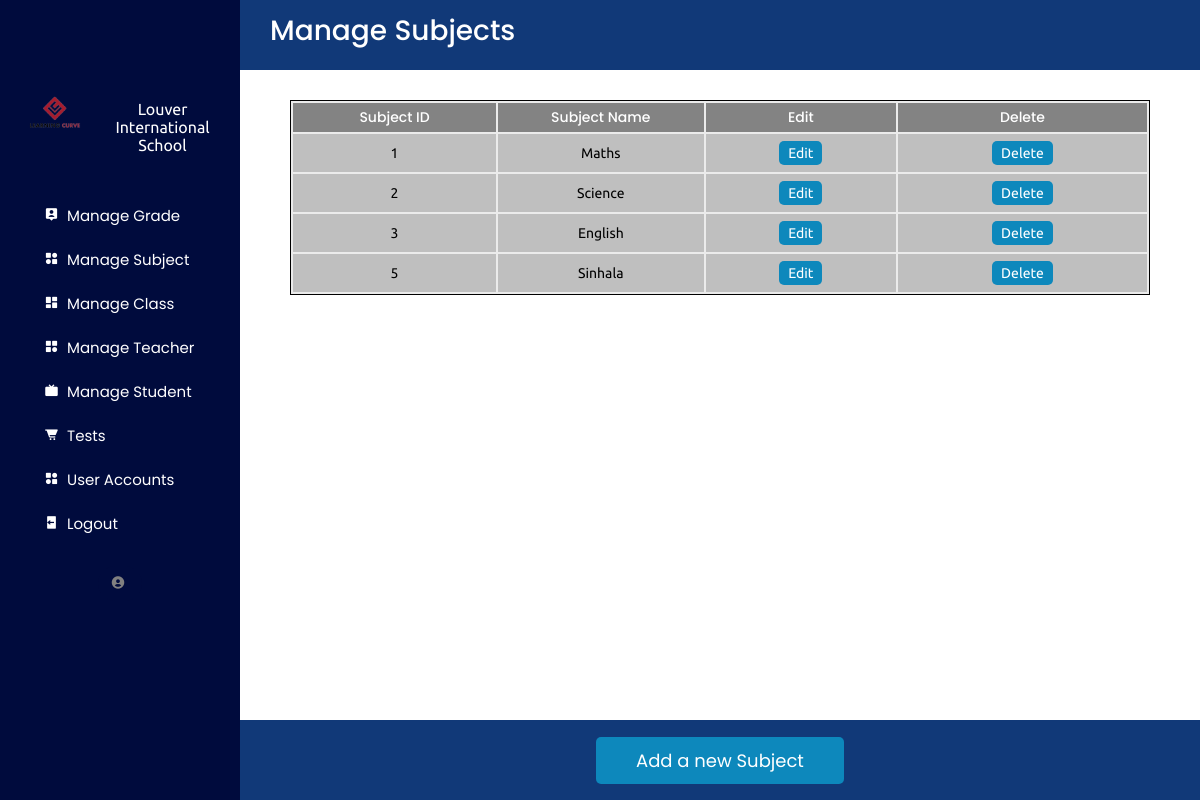
Screenshot of /Admin/manageSubject.php with the database file from the repository.
### tables this page shows
CREATE TABLE `subject` (
  `subjectID` int(11) NOT NULL,
  `subjectName` varchar(255) NOT NULL
);

### Admin/manageSubject.php (the view, shortened to what this page needs)
<?php
require_once("../db_conn.php");
include("sidemenu.php");
?>
<div class="dashboard-content">
    <div class="heading-box">
        <div class="box-1">
            <div class="title">
                <p>Manage Subjects</p>
            </div>
        </div>
    </div>
    <div class="table-section-item">
        <div class="table-container-item">
            <div class="table-box">
                <table id="rows-def">
                    <tr id="table-head">
                        <th>Subject ID</th>
                        <th>Subject Name</th>
                        <th>Edit</th>
                        <th>Delete</th>
                    </tr>
                    <?php
                    $query = "SELECT subjectID, subjectName FROM subject";
                    $result = $conn->query($query);
                    if ($result->num_rows > 0) {
                        while ($row = $result->fetch_assoc()) {
                            echo "<tr>
                                    <td>{$row['subjectID']}</td>
                                    <td>{$row['subjectName']}</td>
                                    <td>
                                        <form action='addSubject.php' method='post'>
                                            <input type='hidden' name='subjectID' value='{$row['subjectID']}'>
                                            <button id='update' type='submit' name='editSubjectButton'>Edit</button>
                                        </form>
                                    </td>
                                    <td>
                                        <form action='db_model_admin.php' method='post'>
                                            <input type='hidden' name='subjectID' value='{$row['subjectID']}'>
                                            <button id='update' type='submit' name='deleteSubjectButton'>Delete</button>
                                        </form>
                                    </td>
                                </tr>";
                        }
                    } else {
                        echo "<tr><td colspan='4'>No subjects found</td></tr>";
                    }
                    ?>
                </table>
            </div>
        </div>
    </div>
    <div class="bottom-box">
        <div class="button">
            <form action='addSubject.php' method='post'>
                <button name="addNewSubject" id="popupButtonItem" class="submit">
                    Add a new Subject
                </button>
            </form>
        </div>
    </div>
</div>
</body>
</html>

### Admin/stylead.css (style rules this page uses)
* { margin: 0; padding: 0; box-sizing: border-box; list-style: none; text-decoration: none; font-family: "Ubuntu", sans-serif; font-weight: 400; font-size: 15px; scroll-behavior: smooth; }
:root { --offwhite: #edebe6; --black: #000000; --white: #ffffff; --blue: #000b3d; --gray: rgb(115, 114, 114); --skyblue: #113978; --skyblue2: rgb(13, 136, 188); }
body { color: var(--white); }
.dashboard-content { overflow-y: auto; -ms-overflow-style: none; scrollbar-width: none; }
.dashboard-content { background-color: var(--white); width: 80%; color: #000000; display: flex; justify-content: center; flex-direction: row; flex-wrap: wrap; align-content: flex-start; overflow-y: auto; }
.heading-box { display: flex; justify-content: space-between; align-content: center; width: 100%; height: 70px; background-color: var(--skyblue); color: var(--white); margin-bottom: 20px; }
.box-1 { margin: 10px; }
.title { text-align: center; padding-left: 20px; }
.title p { font-family: "Poppins", sans-serif; font-weight: 500; font-style: normal; font-size: 28px; }
.table-section-item { width: 100%; height: auto; display: flex; flex-direction: column; margin-left: 50px; margin-right: 50px; }
.table-container-item { width: 100%; background-color: #ebebeb; margin-top: 10px; margin-bottom: 15px; overflow: auto; max-height: 370px; border: 1px solid var(--black); }
.table-box { position: relative; width: 100%; display: flex; justify-content: center; overflow: auto; }
.table-box table { width: 100%; overflow: auto; height: auto; }
.table-box tr { text-align: center; }
.table-box th { padding: 4px; width: 30px; color: var(--white); background-color: rgba(128, 128, 128, 0.954); font-style: normal; font-size: 14px; font-family: "Poppins", sans-serif; font-weight: 500; font-style: normal; }
.table-box td { padding: 7px; background-color: rgba(166, 166, 166, 0.632); color: #000000; font-size: 14px; }
.bottom-box { position: absolute; width: 80%; bottom: 0%; display: flex; justify-content: center; align-items: center; gap: 2rem; height: 80px; background-color: var(--skyblue); }
.submit { font-size: 18px; font-family: "Poppins", sans-serif; font-weight: 400; font-style: normal; background-color: var(--skyblue2); color: var(--white); border: none; border-radius: 5px; padding: 10px 40px; cursor: pointer; width: auto; }
#update { font-size: 16px; background-color: var(--skyblue2); color: var(--white); border: none; border-radius: 5px; font-size: 14px; padding: 4px 9px; cursor: pointer; }
#table-head { position: sticky; top: 0; z-index: 1001; background-color: rgb(196, 196, 196); }

### Admin/styleshee.css (style rules this page uses)
body { font-family: 'Poppins', sans-serif; background: #f5f5f5; display: flex; justify-content: center; align-items: center; height: 100vh; margin: 0; }
body { font-family: 'Poppins', sans-serif; background: #f5f5f5; margin: 0; display: flex; justify-content: center; align-items: flex-start; }

### rows the page displays
subject: subjectID "1", subjectName "Maths"
subject: subjectID "2", subjectName "Science"
subject: subjectID "3", subjectName "English"
subject: subjectID "5", subjectName "Sinhala"
